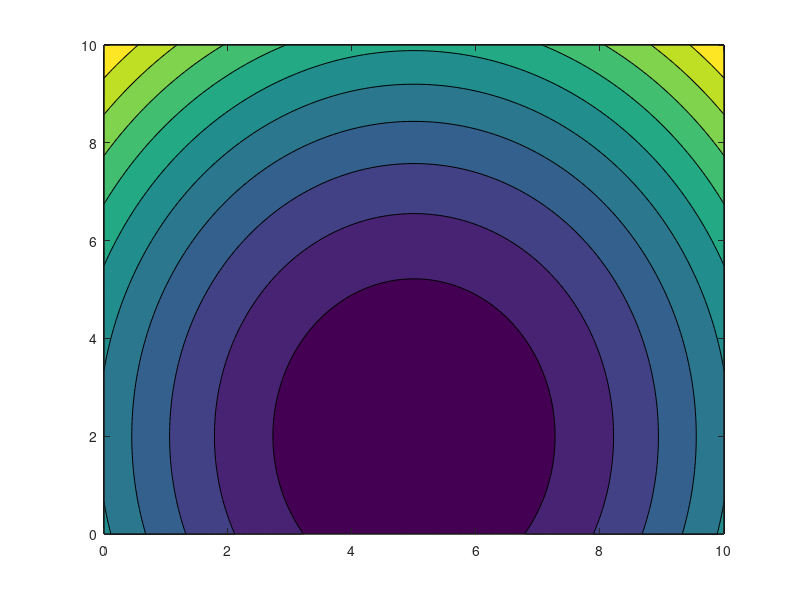
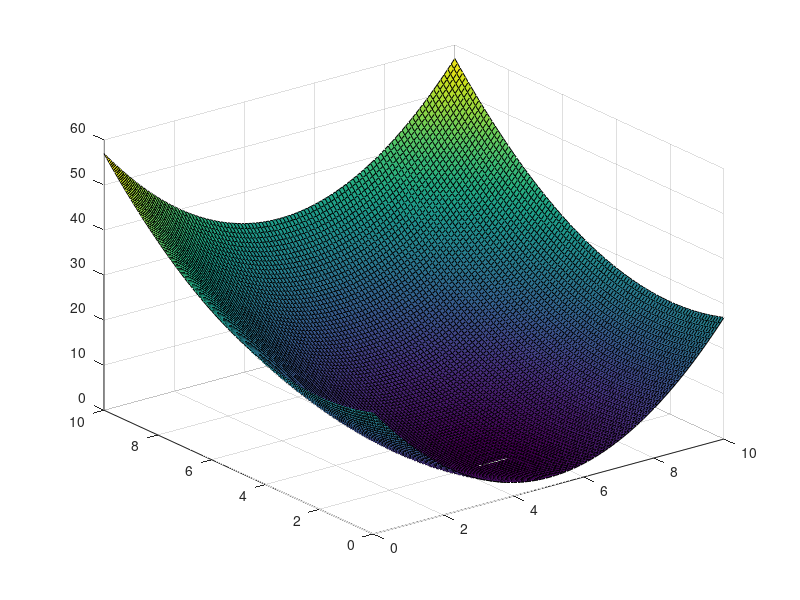
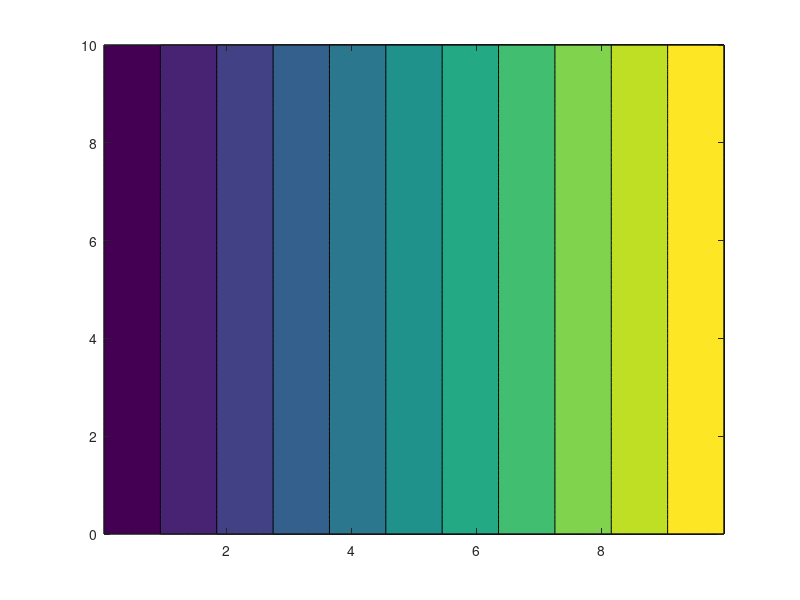

The MATLAB source for these figures, in order:
%make a grid
dx = 0.1; %resolution of grid
dy = 0.1;
x = [0:dx:10]; % domain of interest
y = [0:dy:10]; % y-domain
nx = length(x);
ny = length(y);
[X,Y] = meshgrid(x,y);

%%plot x
%plot first row of x
plot(X(1,:)) % first row of all columns of X
plot(Y(1,:)) % first row of all columns of Y

%whatever data
Z = (X-5).^2 + 0.5*(Y-2).^2;

%visualize using contour or surf
figure(1)
clf
contourf(X,Y,Z)

figure(2)
clf
surf(X,Y,Z)

%%calculate derivatives
% partial derivative of z with respect to x
dX = X(:,2:nx)-X(:,1:nx-1); % dx= x(2:nx)-x(1:nx-1)
dZx = Z(:,2:nx)-Z(:,1:nx-1); % dZ in x-direction
Z_x = dZx./dX; % Z_x is shorthand for dz/dx
%same in y-direction but ny
%colormap(winter), colorbar

%plot x derivative at the mid points
Xmx = 0.5*(X(:,1:nx-1)+X(:,2:nx));
Ymx = Y(:,2:nx); % just taking the last 2:nx elements of Y in x-direction
figure(3)
contourf(Xmx,Ymx,Z_x)
